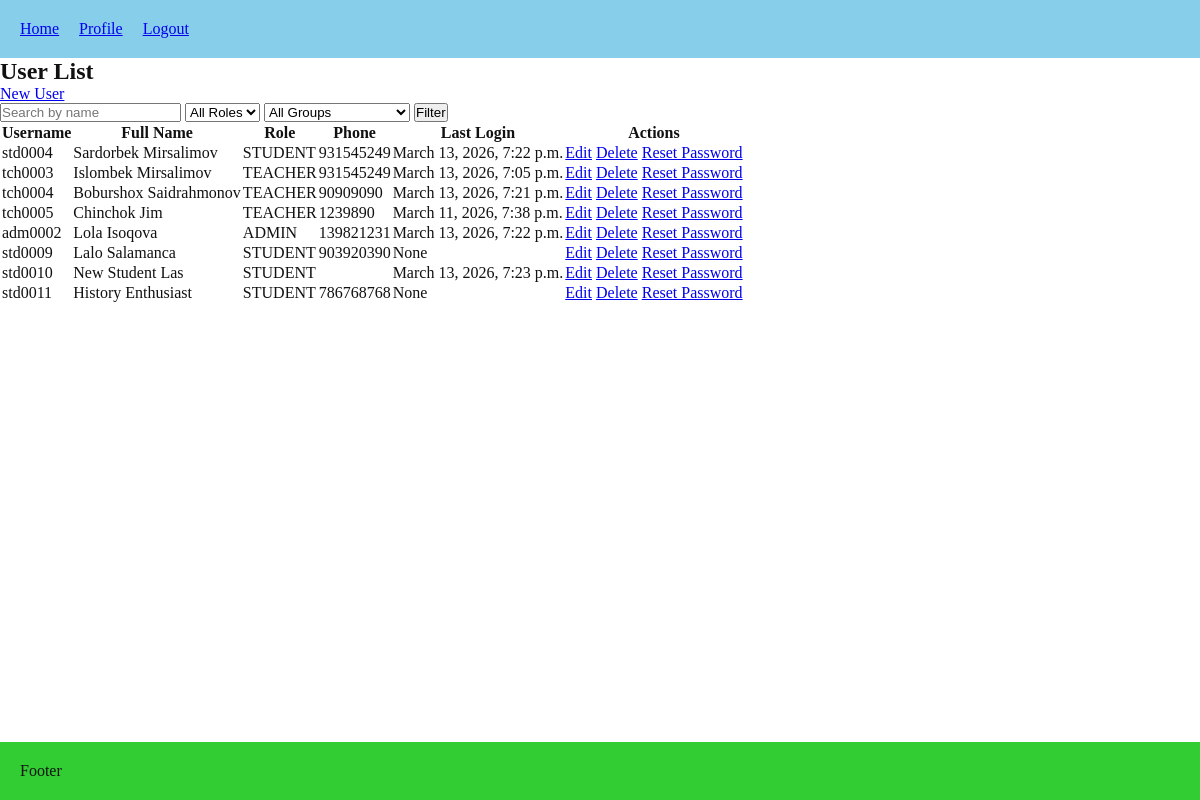
The app's page /users/users_list/ (signed in), older data.
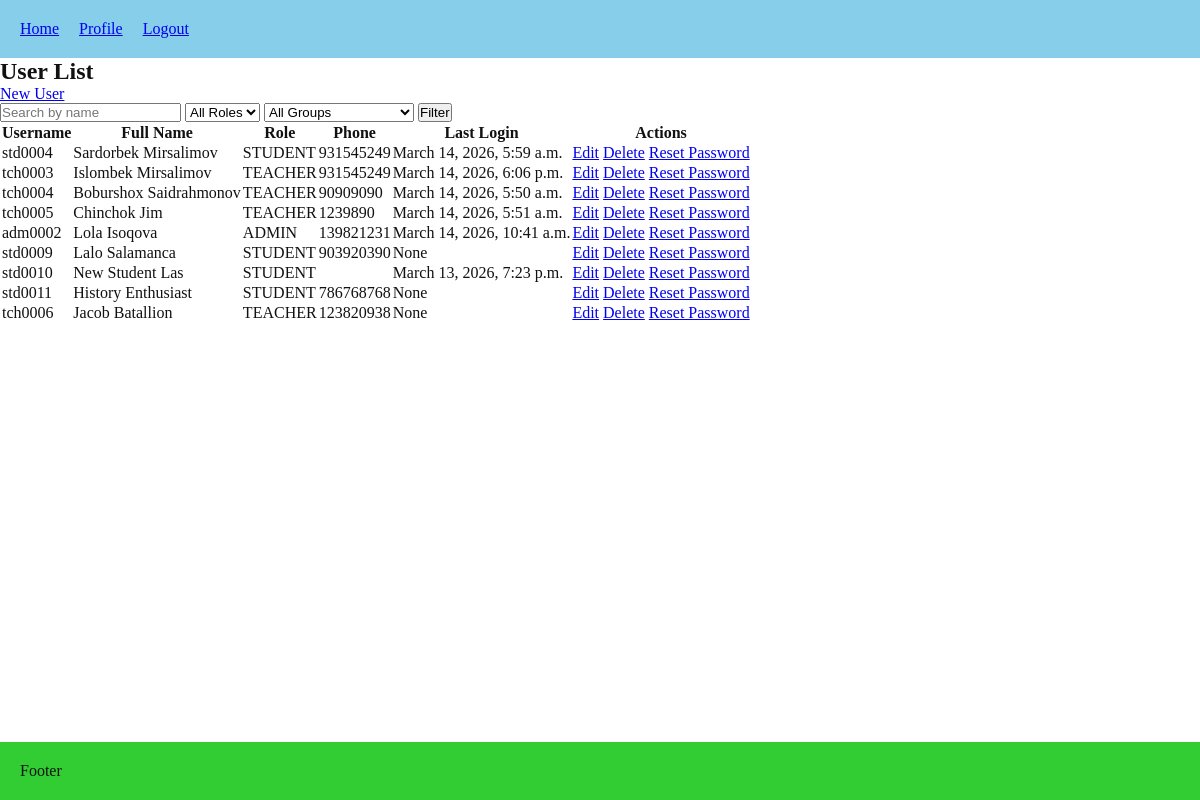
The same page, newer data.
### users/models.py (models this page shows, shortened)
class User(AbstractUser):
    username = models.CharField(
        max_length=150,
        unique=True,
        blank=True,
        editable=False
    )
    class Role(models.TextChoices):
        ADMIN = 'ADMIN', 'Admin'
        TEACHER = 'TEACHER', 'Teacher'
        STUDENT = 'STUDENT', 'Student'
    ROLE_PREFIXES = {
        Role.ADMIN: 'adm',
        Role.TEACHER: 'tch',
        Role.STUDENT: 'std',
    }
    role = models.CharField(max_length=20, choices=Role.choices, default=Role.STUDENT)
    phone_number = models.CharField(max_length=15, blank=True)
    must_reset_password = models.BooleanField(default=True)
    class Meta:
        constraints = [
            models.UniqueConstraint(fields=["first_name", "last_name", "role"], name="unique_full_name_per_role")
        ]

### users/views.py (the view)
# urls.py: path("users_list/", views.users_list, name="users_list"),
@login_required
def users_list(request):
    if request.user.role == User.Role.STUDENT:
        return HttpResponseForbidden("Students cannot view this page.")
    if request.user.role == User.Role.TEACHER:
        users = User.objects.filter(role=User.Role.STUDENT).exclude(is_superuser=True)
    elif request.user.role == User.Role.ADMIN:
        users = User.objects.exclude(is_superuser=True)
    else:
        users = []
    search_query = request.GET.get("q")
    if search_query:
        users = users.filter(
            Q(first_name__icontains=search_query) |
            Q(last_name__icontains=search_query)
        )
    role_filter = request.GET.get("role")
    if role_filter:
        users = users.filter(role=role_filter)
    groups_qs = Group.objects.all()
    if request.user.role == User.Role.TEACHER:
        groups_qs = groups_qs.filter(teacher=request.user)
    group_filter = request.GET.get("group")
    if group_filter:
        users = users.filter(enrollments__group_id=group_filter).distinct()
    return render(request, "users/users_list.html", {
        "users": users,
        "can_manage": request.user.role in [User.Role.ADMIN, User.Role.TEACHER],
        "groups": groups_qs,
        "selected_group": group_filter,
        })

### lessons/models.py (called while the page is built)
    def __str__(self):
        return self.name

### users/templates/users/users_list.html (shortened to what this page needs)
{% extends "core/base.html" %}
{% block content %}
<h2>User List</h2>
<a href="{% url 'users:create_user' %}">New User</a>
<form method="get">
    <input type="text" name="q" placeholder="Search by name" value="{{ request.GET.q }}">
    {% if request.user.role == "ADMIN" %}
        <select name="role">
            <option value="">All Roles</option>
        </select>
    {% endif %}
    <select name="group">
    <option value="">All Groups</option>
</select>
    <button type="submit">Filter</button>
</form>
<table>
    <thead>
        <tr>
            <th>Username</th>
            <th>Full Name</th>
            <th>Role</th>
            <th>Phone</th>
            <th>Last Login</th>
            <th>Actions</th>
        </tr>
    </thead>
    <tbody>
        {% for user in users %}
        <tr>
            <td>{{ user.username }}</td>
            <td>{{ user.get_full_name }}</td>
            <td>{{ user.role }}</td>
            <td>{{ user.phone_number }}</td>
            <td>{{ user.last_login }}</td>
            <td>
                {% if can_manage %}
                    <a href="{% url 'users:edit_user' user.id %}">Edit</a>
                    <a href="{% url 'users:delete_user' user.id %}">Delete</a>
                    <a href="{% url 'users:reset_password' user.id %}">Reset Password</a>
                {% endif %}
            </td>
        </tr>
        {% empty %}
        <tr>
            <td colspan="6">No users found.</td>
        </tr>
        {% endfor %}
    </tbody>
</table>
{% endblock %}

### core/templates/core/base.html (shortened to what this page needs)
<!DOCTYPE html>
<html>
<head>
    {% load static %}
    <link rel="stylesheet" href="{% static 'core/style.css' %}">
</head>
<body class="theme-{{ request.user.settings.theme|default:'LIGHT'|lower }}">
    <header>
        <nav>
            <ul style="display:flex">
                <li><a href="{% url 'core:index' %}" style="margin-right: 20px">Home</a></li>
                {% if user.is_authenticated %}
                    <li><a href="{% url 'users:profile' %}" style="margin-right: 20px">Profile</a></li>
                    <li><a href="{% url 'users:logout' %}">Logout</a></li>
                {% else %}
                    <li><a href="{% url 'users:login' %}">Login</a></li>
                {% endif %}
            </ul>
        </nav>
    </header>
    <main>
        {% block content %}
        {% endblock content %}
    </main>
    <footer>
        <p>Footer</p>
    </footer>
</body>
</html>

### core/static/core/style.css (style rules this page uses)
* { box-sizing: border-box; margin: 0; padding: 0; list-style: none; }
:root { font-size: 12; --theme-color: skyblue; --secondary-color: limegreen; }
.theme-light { --bg: #ffffff; --text: #111111; --surface: #f5f5f5; --border: #e0e0e0; }
body { background-color: var(--bg); color: var(--text); display: flex; flex-direction: column; min-height: 100vh; }
header { background: var(--theme-color); padding: 20px; }
main { flex: 1; }
footer { background-color: var(--secondary-color); padding: 20px; }
a { transition: 0.3s; }

Row changes from the older to the newer data that the page shows:
changed User "std0004": last_login "March 13, 2026, 7:22 p.m." → "March 14, 2026, 5:59 a.m."
changed User "tch0003": last_login "March 13, 2026, 7:05 p.m." → "March 14, 2026, 6:06 p.m."
changed User "tch0004": last_login "March 13, 2026, 7:21 p.m." → "March 14, 2026, 5:50 a.m."
changed User "tch0005": last_login "March 11, 2026, 7:38 p.m." → "March 14, 2026, 5:51 a.m."
changed User "adm0002": last_login "March 13, 2026, 7:22 p.m." → "March 14, 2026, 10:41 a.m."
added User: username "tch0006", get_full_name "Jacob Batallion", role "TEACHER", phone_number "123820938", last_login "None"
